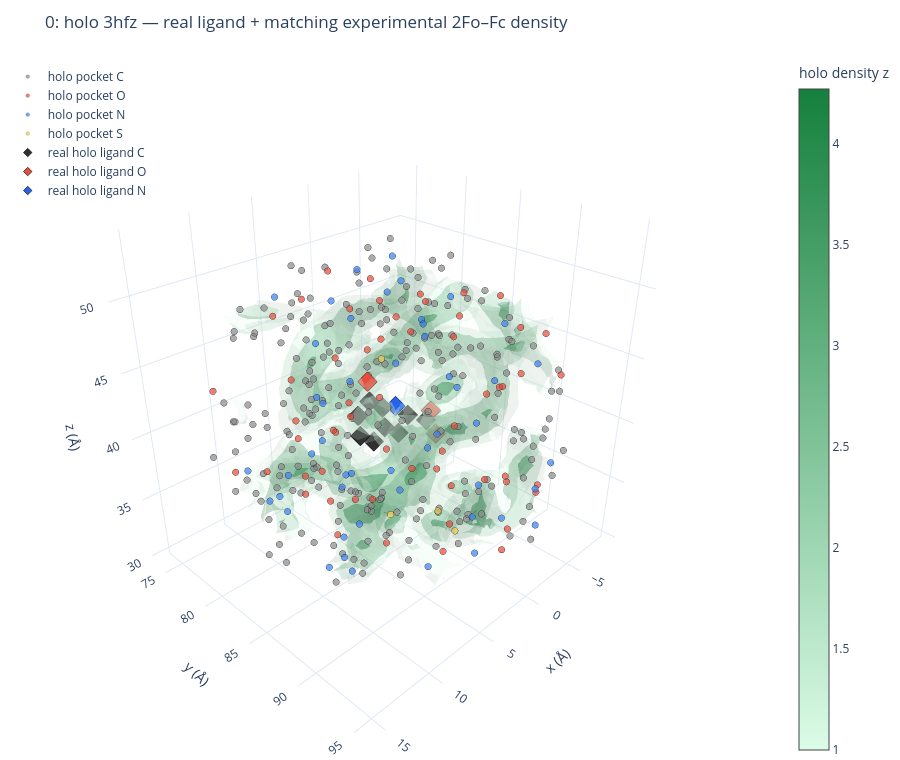

The code cell stored with this chart in its notebook:
### Code cell
holo_pair, holo_coordinates, holo_figure, holo_map = visualize_holo_pair(
    pair_number=PAIR_NUMBER,
    grid_size=GRID_SIZE,
    voxel_a=VOXEL_A,
    density_sigma=DENSITY_SIGMA,
)

holo_metadata = holo_pair["metadata"]
display(pd.Series({
    "pair_id": holo_pair["id"],
    "holo_pdb": holo_metadata["holo_pdb_id"],
    "holo_density_map": str(holo_map),
    "coordinate_frame": "original deposited holo/map frame",
    "holo_pocket_atoms": int((holo_coordinates.role == "holo pocket").sum()),
    "real_holo_ligand_atoms": int((holo_coordinates.role == "holo ligand").sum()),
    "ligand_density_mean_z": float(
        holo_coordinates.loc[holo_coordinates.role == "holo ligand", "density_z"].mean()
    ),
}, name="value").to_frame())

display(holo_coordinates.round(4))
holo_figure.show()

### Figure 1 — Plotly figure (JSON) as saved in the notebook; plotly's stock layout.template omitted (floating-point values rounded to 4 significant figures; data arrays with more than 128 entries replaced by an {"elided": "..."} marker saying what was removed)
{"data": [{"caps": {"x": {"show": false}, "y": {"show": false}, "z": {"show": false}}, "colorbar": {"title": {"text": "holo density z"}}, "colorscale": [[0, "#dcfce7"], [1, "#15803d"]], "hovertemplate": "x=%{x:.2f} Å<br>y=%{y:.2f} Å<br>z=%{z:.2f} Å<br>z=%{value:.2f}<extra></extra>", "isomax": 4.27, "isomin": 1, "name": "holo 2Fo–Fc density", "opacity": 0.22, "surface": {"count": 3}, "type": "isosurface", "value": {"elided": "64000 float values"}, "x": {"elided": "64000 float values"}, "y": {"elided": "64000 float values"}, "z": {"elided": "64000 float values"}}, {"customdata": {"elided": "228x1 float values"}, "hovertemplate": "pocket C<br>x=%{x:.3f} Å<br>y=%{y:.3f} Å<br>z=%{z:.3f} Å<br>density z=%{customdata[0]:.2f}<extra></extra>", "marker": {"color": "#8c8c8c", "line": {"color": "#222", "width": 0.2}, "opacity": 0.72, "size": 3.8}, "mode": "markers", "name": "holo pocket C", "type": "scatter3d", "x": {"elided": "228 float values"}, "y": {"elided": "228 float values"}, "z": {"elided": "228 float values"}}, {"customdata": [[0.9216], [2.409], [1.776], [2.479], [2.641], [2.705], [1.929], [2.309], [2.664], [2.077], [2.283], [3.338], [2.518], [1.478], [1.66], [1.991], [1.922], [1.252], [1.934], [2.489], [0.819], [2.073], [2.077], [2.559], [1.835], [1.596], [1.624], [2.169], [1.965], [2.744], [1.696], [1.029], [1.568], [1.832], [2.408], [1.647], [1.508], [1.659], [1.98], [2.542], [0.3782], [-0.2693], [1.818], [2.108], [1.846], [1.282], [0.9228], [0.5854], [2.53], [1.488], [2.382], [2.023], [1.408], [1.893], [0.9497], [1.539], [2.197], [1.31]], "hovertemplate": "pocket O<br>x=%{x:.3f} Å<br>y=%{y:.3f} Å<br>z=%{z:.3f} Å<br>density z=%{customdata[0]:.2f}<extra></extra>", "marker": {"color": "#e74c3c", "line": {"color": "#222", "width": 0.2}, "opacity": 0.72, "size": 3.8}, "mode": "markers", "name": "holo pocket O", "type": "scatter3d", "x": [14.38, 10.78, -6.861, -1.381, -1.81, -0.904, -5.532, 2.143, 3.043, 0.259, 2.462, -0.542, 7.721, 11.24, 7.96, 3.273, 3.664, -0.725, 8.55, -5.964, -3.63, -7.4, -5.721, -4.101, 7.839, 8.469, 4.222, -0.012, 3.993, 4.45, 7.577, 7.26, 2.375, 1.847, -1.688, -3.484, -7.281, -3.351, -1.725, -6.269, -6.635, -4.479, -7.093, 3.516, 7.641, 7.147, 7.858, 6.091, 12.14, 12.2, 15.66, 0.545, 4.148, 2.975, 5.757, 7.599, 8.863, 4.937], "y": [80.77, 92.03, 87.55, 94.12, 91.3, 92.35, 91.37, 94.17, 90.36, 90.94, 89.37, 87.37, 88.96, 88.19, 87.94, 89.23, 90.9, 91.15, 85.01, 79.48, 76.85, 81.22, 76.59, 76.51, 78.53, 82.38, 84.04, 84.41, 81.82, 80.71, 79.73, 79.56, 79.71, 81.18, 82.0, 84.98, 85.55, 90.32, 86.72, 90.39, 88.37, 88.11, 91.42, 93.15, 93.4, 90.59, 85.91, 86.72, 90.88, 86.44, 84.29, 75.74, 78.43, 78.82, 81.18, 80.72, 77.91, 76.74], "z": [45.79, 45.06, 32.75, 37.78, 36.46, 33.4, 33.76, 34.32, 34.88, 37.47, 31.62, 34.83, 35.1, 37.27, 38.19, 38.94, 43.11, 44.35, 53.03, 45.37, 45.37, 42.52, 43.31, 41.85, 48.04, 50.52, 51.15, 49.04, 48.4, 44.59, 43.68, 40.29, 39.88, 44.49, 45.01, 46.59, 47.21, 47.43, 49.3, 46.09, 42.16, 41.76, 42.98, 46.18, 44.14, 41.41, 43.46, 44.47, 41.76, 39.95, 42.17, 35.09, 34.1, 37.24, 33.52, 36.38, 36.03, 36.63]}, {"customdata": [[2.754], [2.896], [3.948], [3.482], [2.947], [1.17], [3.606], [3.602], [2.965], [1.562], [3.962], [3.148], [2.321], [1.64], [2.255], [3.296], [2.923], [2.852], [2.712], [2.894], [2.761], [2.842], [3.164], [2.75], [3.781], [2.966], [3.353], [2.569], [2.728], [3.46], [3.486], [2.934], [3.313], [2.983], [2.729], [2.916], [3.407], [3.279], [3.362], [2.477], [2.858], [2.515], [2.701], [2.613], [2.36], [3.569], [2.057], [1.472], [2.391]], "hovertemplate": "pocket N<br>x=%{x:.3f} Å<br>y=%{y:.3f} Å<br>z=%{z:.3f} Å<br>density z=%{customdata[0]:.2f}<extra></extra>", "marker": {"color": "#3b82f6", "line": {"color": "#222", "width": 0.2}, "opacity": 0.72, "size": 3.8}, "mode": "markers", "name": "holo pocket N", "type": "scatter3d", "x": [-3.487, -3.482, -1.443, 0.745, 0.843, -2.511, 1.077, 5.055, 9.558, 12.97, 8.128, 5.742, 4.198, 0.738, -0.48, 1.52, 1.023, -4.18, -4.371, -5.999, 8.442, 6.343, 5.989, 1.89, 1.829, 2.777, 6.043, 7.173, 5.383, 2.749, 0.432, -1.156, -4.621, -4.272, -4.795, 6.203, 9.183, 11.34, 14.25, 14.07, 2.548, 2.557, 4.362, 5.855, 6.961, 8.659, 7.033, 5.504, 10.49], "y": [93.63, 92.61, 94.25, 92.95, 90.53, 88.34, 91.13, 90.3, 87.59, 89.3, 86.82, 88.22, 89.19, 88.55, 86.81, 90.95, 91.8, 78.59, 80.74, 79.47, 79.67, 82.68, 84.73, 83.66, 83.13, 80.57, 80.61, 81.84, 80.33, 80.29, 82.59, 83.52, 83.13, 88.34, 90.95, 91.7, 90.8, 88.85, 86.57, 83.21, 76.7, 79.99, 81.39, 79.39, 77.88, 79.75, 83.99, 82.26, 80.24], "z": [38.34, 35.69, 34.47, 35.54, 34.41, 34.4, 31.69, 32.32, 33.0, 36.35, 35.71, 37.97, 40.98, 43.86, 43.58, 42.45, 45.66, 47.29, 44.39, 42.45, 49.88, 49.88, 52.38, 51.96, 49.34, 46.97, 46.17, 43.0, 41.25, 41.99, 43.45, 46.59, 47.19, 46.81, 44.49, 43.94, 42.33, 41.23, 40.88, 41.02, 35.4, 33.88, 35.27, 36.87, 34.78, 33.34, 30.62, 30.65, 35.43]}, {"customdata": [[2.184], [4.031], [4.308], [3.38]], "hovertemplate": "pocket S<br>x=%{x:.3f} Å<br>y=%{y:.3f} Å<br>z=%{z:.3f} Å<br>density z=%{customdata[0]:.2f}<extra></extra>", "marker": {"color": "#f2c94c", "line": {"color": "#222", "width": 0.2}, "opacity": 0.72, "size": 3.8}, "mode": "markers", "name": "holo pocket S", "type": "scatter3d", "x": [-1.087, 3.82, 5.607, -2.028], "y": [85.71, 85.48, 92.94, 78.64], "z": [31.42, 33.54, 37.09, 41.56]}, {"customdata": [[2.489], [0.7962], [2.839], [0.9305], [1.539], [1.024], [2.016], [2.511], [2.068]], "hovertemplate": "ligand C<br>x=%{x:.3f} Å<br>y=%{y:.3f} Å<br>z=%{z:.3f} Å<br>density z=%{customdata[0]:.2f}<extra></extra>", "marker": {"color": "#303030", "line": {"color": "#111", "width": 0.7}, "size": 6.5, "symbol": "diamond"}, "mode": "markers", "name": "real holo ligand C", "type": "scatter3d", "x": [1.284, 2.539, 3.744, 5.012, 6.106, 3.573, 4.664, 5.933, 0.108], "y": [84.63, 84.94, 84.79, 85.02, 84.88, 84.43, 84.28, 84.51, 85.31], "z": [40.41, 39.61, 40.51, 40.02, 40.85, 41.83, 42.67, 42.17, 39.8]}, {"customdata": [[1.159], [1.801], [1.207]], "hovertemplate": "ligand O<br>x=%{x:.3f} Å<br>y=%{y:.3f} Å<br>z=%{z:.3f} Å<br>density z=%{customdata[0]:.2f}<extra></extra>", "marker": {"color": "#e74c3c", "line": {"color": "#111", "width": 0.7}, "size": 6.5, "symbol": "diamond"}, "mode": "markers", "name": "real holo ligand O", "type": "scatter3d", "x": [4.484, -1.003, 0.286], "y": [83.92, 84.75, 86.4], "z": [43.96, 39.9, 39.23]}, {"customdata": [[0.7599]], "hovertemplate": "ligand N<br>x=%{x:.3f} Å<br>y=%{y:.3f} Å<br>z=%{z:.3f} Å<br>density z=%{customdata[0]:.2f}<extra></extra>", "marker": {"color": "#2563eb", "line": {"color": "#111", "width": 0.7}, "size": 6.5, "symbol": "diamond"}, "mode": "markers", "name": "real holo ligand N", "type": "scatter3d", "x": [1.037], "y": [83.17], "z": [40.45]}], "layout": {"height": 760, "legend": {"x": 0.01, "y": 0.99}, "margin": {"b": 0, "l": 0, "r": 0, "t": 55}, "scene": {"aspectmode": "data", "camera": {"eye": {"x": 1.45, "y": 1.45, "z": 1.15}}, "xaxis": {"title": {"text": "x (Å)"}}, "yaxis": {"title": {"text": "y (Å)"}}, "zaxis": {"title": {"text": "z (Å)"}}}, "title": {"text": "0: holo 3hfz — real ligand + matching experimental 2Fo–Fc density"}}}
